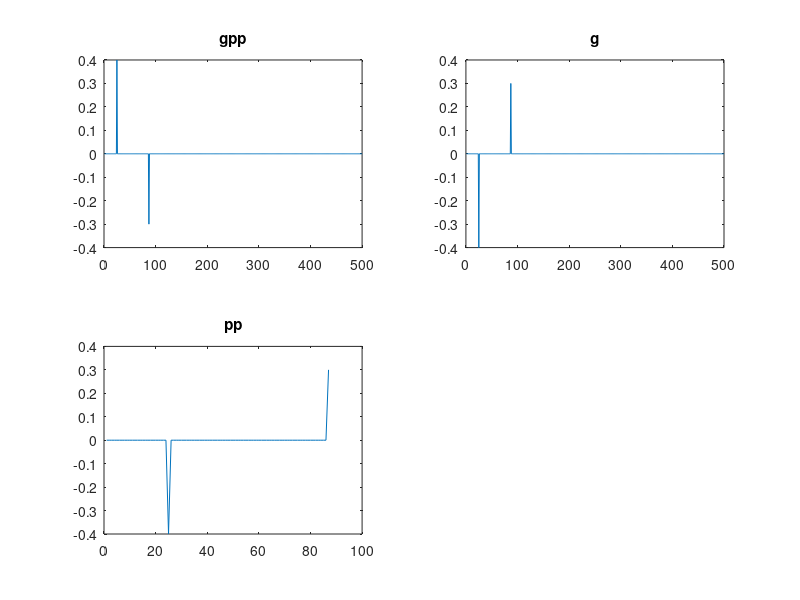

Write MATLAB code to recreate this figure. (Note: this script raises an error after producing the figure.)

%	program Noah

% ****** noah is an update to pandm to incorporate Noah
% ****** the removal of all surface multiples is the quest.
% ****** I use the f domain
% ------------ steps to compute reflection coeffs from seismogram
% ****** x is the seismogram
% ****** ppg are the refl. coeffs
%	   CALL PEO(NCF,G(2),X,POT) -------- computes the peo g
%	   g(1)=1
%	   call LEVfor(lcf,G,gpp)   -------- computed the refl. coeffs.
%   layerf obtains the synthetic seismogram 1+2R(z) from
%   the reflection coefficients which are read from 2
%   the output is read into 1
clear;
for i=1:20;close;end;
tadcomp='n';

if tadcomp=='y'
load g1tad;
load xtad;
load gpptad;
load xnoah;

xtad=x;
g1tad=g1;
gpptad=gpp;
xnoahtad=xnoah;

clear x;
clear g1;
clear gpp;
clear xnoah;
end;

dt=0.004;
optionfof='y';
optionsof='y';
iwav=0;
lx=300;
lxmax=500;
x=zeros(lxmax,1);
g=zeros(lxmax,1);
gpp=zeros(lxmax,1);
g2=zeros(lxmax,1);
x=zeros(lxmax,1);
xs=zeros(lxmax,1);
xin=zeros(lxmax,1);
xout=zeros(lxmax,1);


tt=[.2 .7];  
gt=[.4 -.3];

n=length(tt);
pp(1:n)=gt(1:n);

cc=gt(1);
nn=fix(tt(1)/2/dt+0.5);

% now set up the layered system


% first determine one-way time, then determine the step in delt of 4ms.

itt(1)=0
for i=1:n
	itt(i+1)=fix(tt(i)/2/dt+0.5);
	ktt=itt(i+1);
	if(i==1)nbig1=ktt;end
	gpp(ktt)=gt(i);
	g(ktt)=-gpp(ktt);
	pp(ktt)=g(ktt);
	for k=itt(i)+1:itt(i+1)-1
		gpp(k)=0.0;
		g(k)=gpp(i);
		pp(k)=g(k);
	end
end

figure,
subplot(221);plot(gpp),title('gpp');
subplot(222);plot(g),title('g');
subplot(223);plot(pp);title('pp');

nkeep=n;
n=ktt;
nbig2=n;

display('BIG n =');n
display('nbig1 =');nbig1
display('nbig2 =');nbig2

nfft=128;

cxin=zeros(nfft,1);
cxnoah=zeros(nfft,1);
ctemp=zeros(nfft,1);

% ****** compute the times for a check
ipos=0;
kk=0;

for i=1:n
	  ipos=ipos+1;
	  if(abs(g(i))~=0)
	  		kk=kk+1;
	  		tt(kk)=ipos*2.*dt;
	  		pp(i)=g(i);
	  end
end

xp(1)=1;

for i=2:nkeep+1
	ipos=itt(i)+1;
	xp(ipos)=-gt(i-1);
end

xp(1)=-1;
xp=-xp;

for ipass=1:2;

% ****** first determine the reverberation 1st order filter
	if(ipass==1)n=nbig1;end
	if(ipass==2)n=nbig2;end
   
	
	ncf=lx;
	%c=resta(gpp,gpptad,'y','gpp-gpptad');
	g(1)=1;
   [g1,g(2:n+1)]=levbak(n,gpp);
   %Check levfor
   rcoef=levfor(n,g);
   subplot(224);plot(rcoef);title(strcat('rcoef from levfor, ipass=',int2str(ipass)))
   figure
   if ipass==2
      subplot(221),plot(g1,'b');%hold on,plot(g1tad,'r');
      title('g1');
   subplot(222),plot(g);title('g');
   end   
   x=acpeo(n,lx,g1);
   
   if ipass==2
      aa=levinson(x,200);
      figure,
      subplot(221),plot(x,'b');title('output from acpeo');
      gpptemp=[1;gpp(:)];rxx_gpp=autocorr(gpptemp);lgpp=length(gpptemp);
      subplot(222),plot(rxx_gpp(lgpp:-1:lgpp./2+1));title('autocorr of gpp');
      subplot(223),plot(aa);title('peo')
      
   end;   
   %c=resta(g1,g1tad,'y','g1-g1tad');
   %c=resta(x,xtad,'y','x-xtad');
   
	lx=length(x);i=1:lx;
	xs(i)=x(i);
	pp(i)=x(i);

	xs(1)=-1;
	xs(i)=-xs(i);
	xin(i)=xs(i);
	xout(i)=xs(i);
	
	if(ipass==1)
		i=1:lx;
		filt_1(i)=xout(i+nn);
		xn=max(abs(filt_1));
   	filt_1=filt_1./xn;
	end
end

% ****** now produce the two primary reverberation series
	p_m(i)=zeros(lx,1);
	temp1(i)=zeros(lx,1);
	temp2(i)=zeros(lx,1);

% ****** for 1st order ringing and 2nd order ringing

	temp1(nbig1+1)=xout(nbig1+1);
   temp2(nbig2+1)=xout(nbig2+1);
   
   p_m=convlim(filt_1,temp1,lx,p_m);
   temp1=convlim(filt_1,temp2,lx,temp1);
   temp2=convlim(filt_1,temp1,lx,temp2);
   	
	temp2(1)=1;
   figure,
   subplot(221);plot(p_m);title('p_m');
   subplot(222);plot(temp1);title('temp_1');
   subplot(223);plot(temp2);title('temp_2');vv=axis;
   subplot(224);plot(filt_1);title('filt_1');
   subplot(221);axis(vv);
   subplot(222);axis(vv);
   subplot(224);axis(vv);
   
% ****** now sum

	p_m=p_m+temp2;
	xs=xin;
	
	xout(1)=1;

% ****** p_m is the 1st order and 2nd order series + primaries
% ****** now compute the Noah deconvolved series
% ****** the series is 1+R(z) and is obtained as
%	 1+R(z)=1+(X(z)-1)/(2-X(z))

	cxin=fft(xin);nfft=length(cxin);

	i=1:nfft;
   cxnoah(i)=1+(cxin(i)-1)./(2.-cxin(i));
   cxnoah=duplic(cxnoah(1:nfft./2));
   
   xnoah=real(ifft(cxnoah));
   %c=resta(xnoah,xnoahtad,'y','xnoah-xnoahtad');
   
   figure,
   subplot(221);plot(p_m);title('1st and 2nd order series');
	subplot(222);plot(xnoah);title('Noah deconvolved series');
	aa=levinson(xnoah,200);
	subplot(223),plot(aa);title('peo')

% ****** now compare the traces
   dref=zeros(lx,1); 
	dref(1)=1;
   xs=xs(1:lx);
   if iwav==1 
   	fb=25;
		dt=0.004;
   	lw=50;
   	wav=ricker(lw,fb,dt);
   	wn=max(abs(wav));
   	wav=wav./wn;
      xss=convlim(wav,xs,lx);
   	xs=xss;
      xin=xss;
      pp0=convlim(wav,xp,lx);
      dwav=convlim(wav,dref,lx);
      dref=dwav;
      subplot(223);plot(wav);title('wavelet');
      i=1:lx;
  		xp(i)=pp0(i);
   end
   
   
   subplot(224);plot(xs);title('xs');
      

	gpp=-gpp;
	gt=-gt;
   
   if(optionfof=='y')
	 	nn1=nn;
	 	cc1=cc;
		xss=xs-dref;
		% ------ now do a 1st order recursive filter.
		gpp(nn1)=cc1;

		for i=1:lx
			if(i-nn1<1)
				yy1=0;
			else
				yy1=xss(i-nn1);
			end
			pp0(i)=xss(i)+gpp(nn1)*yy1;
		end
      pp0=pp0(:);
		xout=pp0;
		xout=xout+dref;
            
		figure,
		subplot(221);plot(xs);title('Seismic trace');vv=axis;
		subplot(222);plot(xout);title('After 1st order');axis(vv);

		figure(gcf+1);subplot(221);plot(gpp);title('Gpp 1nd order');

	end

if(optionsof=='y')
   
%   define the first PRIMARY to be subtracted from i/p
%	 and call it primary1


		primary1=zeros(lx,1);
			
		if(iwav==1)lw=50;end
		if(iwav==0)lw=1;end
		for i=lw/2+nn1-lw/2:lw/2+nn1+lw/2
         if i>0 primary1(i)=xout(i)-dref(i);end
		end
		xss=xout-dref-primary1;
      subplot(223);plot(xout);title('xss');axis(vv);
      subplot(224);plot(primary1);title('primary');axis(vv);
      
% ------ now do a 2nd order recursive filter.
		gpp(nn1)=cc1;

		for i=1:lx
			if(i-nn1<1)
				yy1=0;
			else
				yy1=xss(i-nn1);
      	end
         pp0(i)=xss(i)+gpp(nn1)*yy1;
      end

		xout=pp0;
      xout=xout+dref+primary1;
      figure(gcf-1);      
      subplot(223);plot(xout);title('Seismic trace after 2nd order');axis(vv);
      subplot(224);plot(resta(xs,xout));title('residuals');axis(vv);
      figure(gcf+1);
      subplot(222);plot(gpp);title('Gpp 2nd order');
		aa=levinson(xout,200);
		subplot(223),plot(aa);title('peo')

end
